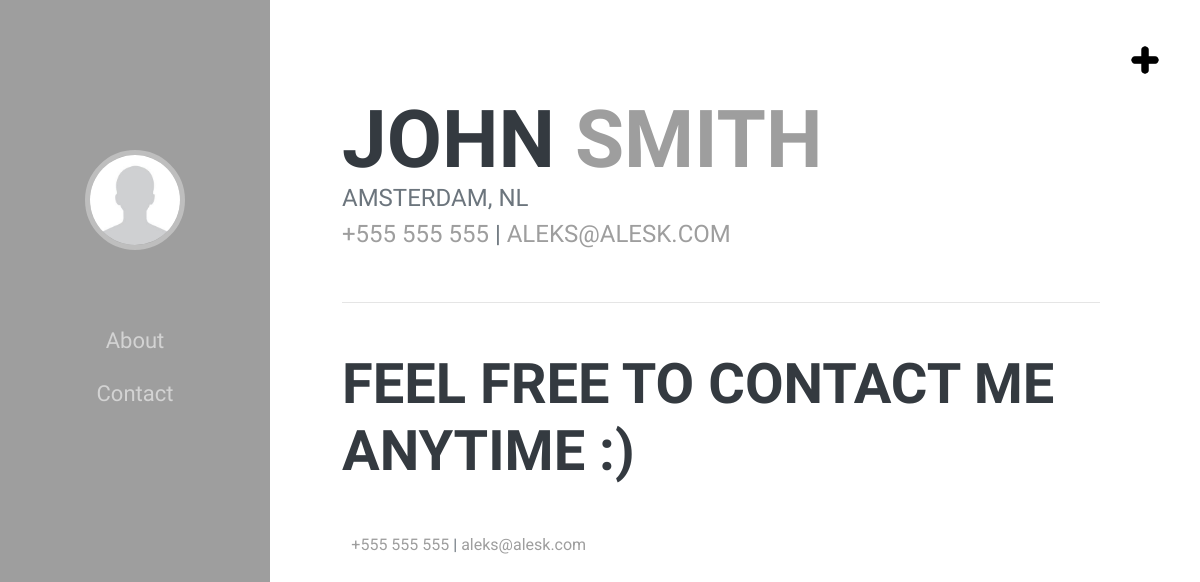
Page /cv/admin on the earlier database version.
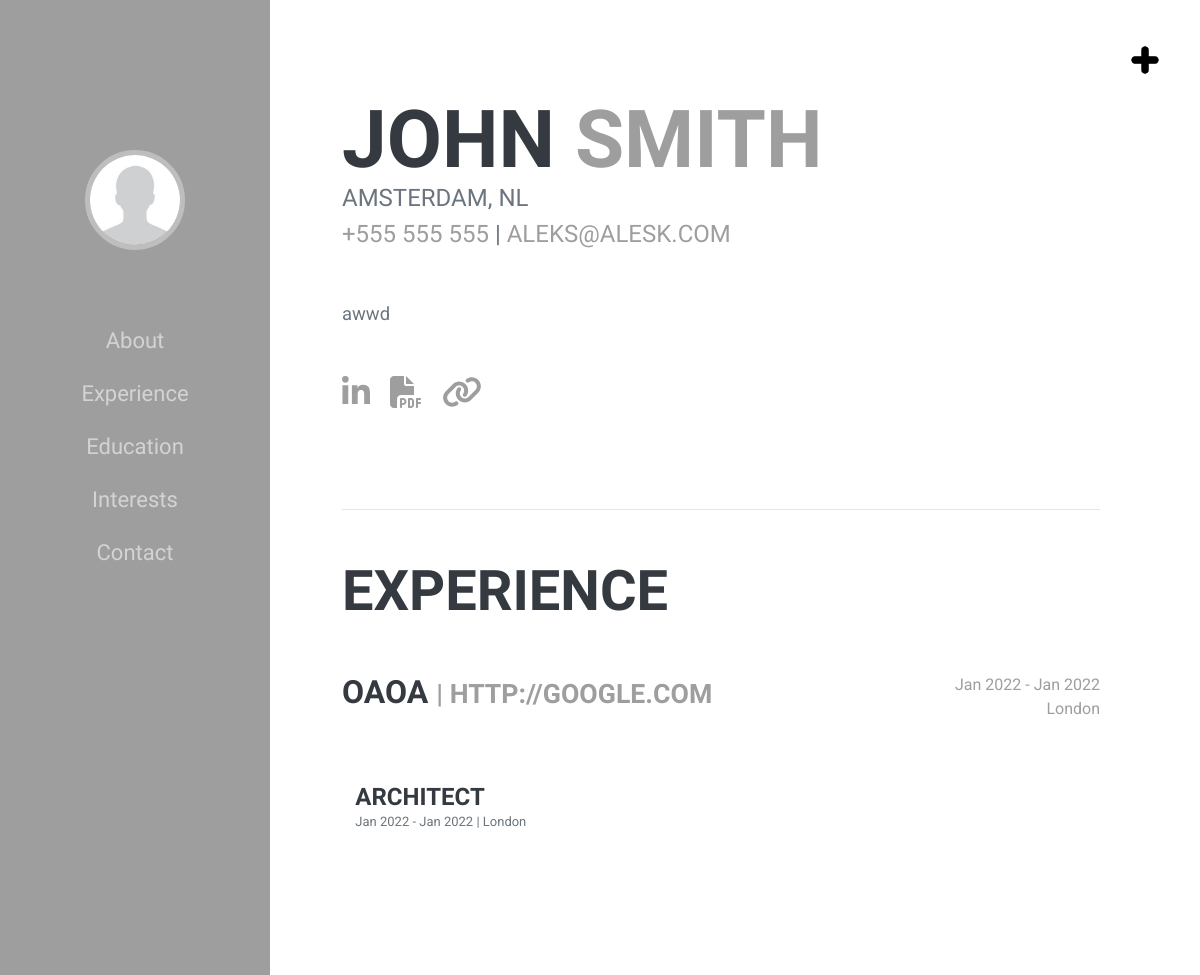
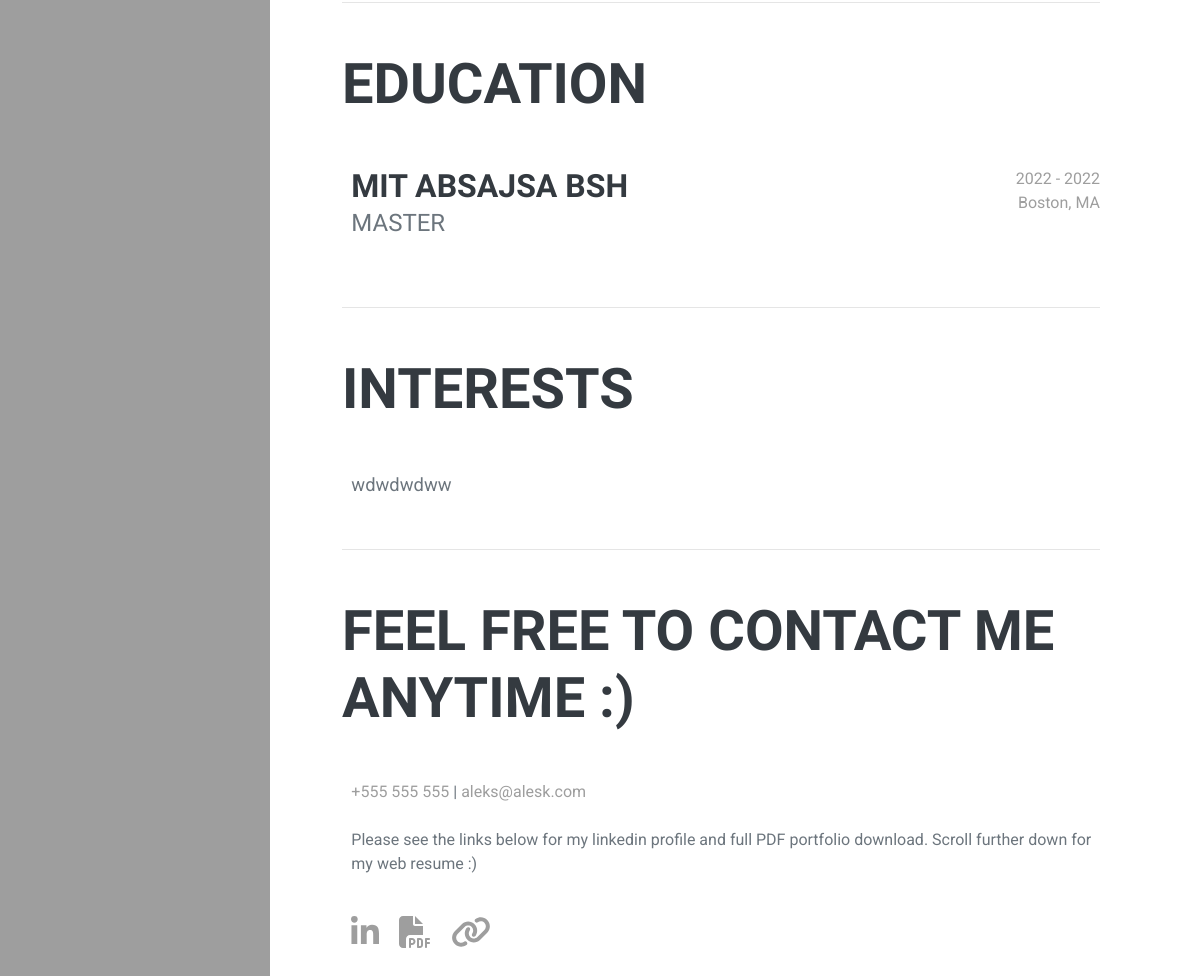
Same page on the later database version (2 pictures, top to bottom).
### app/models.py (models this page shows, shortened)
class Bio(models.Model):
    cv = models.OneToOneField(CV,on_delete=models.CASCADE,related_name='BIO_cv')
    name = models.CharField(null=False, blank=False,max_length=50)
    surname = models.CharField(null=False, blank=False,max_length=50)
    email = models.CharField(null=False, blank=False,max_length=100)
    phone = models.CharField(null=True, blank=True,max_length=100)
    location = models.CharField(null=False, blank=False,max_length=200)

class Intro(models.Model):
    cv = models.OneToOneField(CV,on_delete=models.CASCADE,related_name='INTRO_cv')
    intro_text = models.CharField(null=False, blank=False,max_length=1500)
    outro_text = models.CharField(null=True, blank=True,max_length=1500)

class Job(models.Model):
    cv = models.ForeignKey(CV,on_delete=models.CASCADE,related_name='JOB_cv')
    job_o = models.CharField(max_length=50,null=False, blank=False)
    job_ws = models.CharField(max_length=200,null=True, blank=True)
    job_l = models.CharField(max_length=50,null=False, blank=False)
    job_sdm = models.CharField(max_length=9,choices=ch_m(),null=False, blank=False, default= 'Jan')
    job_sdy = models.CharField(max_length=9,choices=current_y(),null=False, blank=False, default=str(date.today().year))
    job_edm = models.CharField(max_length=9,choices=ch_m(),null=False, blank=False, default= 'Jan')
    job_edy = models.CharField(max_length=9,choices=current_y(),null=False, blank=False, default=str(date.today().year))

class J_Role(models.Model):
    user = models.ForeignKey(User,on_delete=models.CASCADE,related_name='ROLE_user')
    job = models.ForeignKey(Job,on_delete=models.CASCADE,related_name='ROLE_job')
    role_r = models.CharField(max_length=50,null=False, blank=False)
    role_l = models.CharField(max_length=50,null=True, blank=True)
    role_d = models.CharField(max_length=1024,null=True, blank=True)
    role_sdm = models.CharField(max_length=9,choices=ch_m(),null=True, blank=True,default='Jan')
    role_sdy = models.CharField(max_length=9,choices=current_y(),null=True, blank=True,default=str(date.today().year))
    role_edm = models.CharField(max_length=9,choices=ch_m(),null=True, blank=True, default='Jan')
    role_edy = models.CharField(max_length=9,choices=current_y(),null=True, blank=True,default=str(date.today().year))

class Edu(models.Model):
    cv = models.ForeignKey(CV,on_delete=models.CASCADE,related_name='EDU_cv')
    edu_s = models.CharField(max_length=100,null=False, blank=False)
    edu_d = models.CharField(max_length=100,null=False, blank=False)
    edu_l = models.CharField(max_length=100,null=True, blank=True)
    edu_sdy = models.CharField(max_length=9,choices=current_y(),null=False, blank=False, default=str(date.today().year))
    edu_edy = models.CharField(max_length=9,choices=current_y(),null=False, blank=False, default=str(date.today().year))

### app/views.py (the view)
# urls.py: path('cv/<str:pk>', cv_show ,name='cv_show'),
def cv_show(request, pk):
    context={}
    context["show"] = 1
    context["cv_"] = 0
    context["img_p"] = 0
    if request.user.is_authenticated:
        img_p = model_check(request,PImg)
        cv = model_check(request,CV)
        context["cv_"] = cv
        context["img_p"] = img_p
    user = User.objects.get(username = pk)
    user_req = request.user
    try:
        CV.objects.get(user = user)
        cv = get_object_or_404(CV, user = user)
        bio = get_object_or_404(Bio, cv = cv)
        try:
           pic = PImg.objects.get(user = user)
           context["pic"] = pic.image.url
           context["pic_id"] = pic.id
        except:
            pass
        try:
            lang = Lang.objects.get(cv = cv)
            context["lang"] = lang
        except:
            pass
        try:
           web = Web.objects.get(cv = cv)
           context["web"] = web
        except:
            pass
        try:
           skill1 = Skill1.objects.get(cv = cv)
           context["skill1"] = skill1
        except:
            pass
        try:
           skill2 = Skill2.objects.get(cv = cv)
           context["skill2"] = skill2
        except:
            pass
        try:
           intro = Intro.objects.get(cv = cv)
           context["intro"] = intro
        except:
            pass
        try:
            jobs = Job.objects.filter(cv = cv)
            roles = J_Role.objects.filter(user = user)
            edus = Edu.objects.filter(cv = cv)
            roles = []
            cats = []
            for job in jobs:
                role = J_Role.objects.filter(user = user,job = job)
                cats_=[]
                roles.append(role)
                for r in role:
                    c = J_Role_Cat.objects.filter(user = user,job = job, role = r)
                    cats_.append(c)
                cats.append(cats_)
            zipp=[]
            for i in range(len(jobs)):
                job = jobs[i]
                r=[]
                c=[]
                for j in range(len(roles[i])):
                    role = roles[i][j]
                    c_=[]
                    for k in range(len(cats[i][j])):
                        cat = cats[i][j][k]
                        c_.append(cat)
                    c.append(c_)
                    r.append([role,c_])
                zipp.append([job,r])
        except:
            raise Http404
        if cv.color == None:
            cv.color = '#9e9e9e'
        context["color"] = cv.color
        context["cv"] = cv
        context["bio"] = bio
        context["jobs"] = jobs
        context["edus"] = edus
        context["jobs_num"] = len(jobs)
        context["edus_num"] = len(edus)
        context["zipp"] = zipp
    except:
            return redirect(reverse('error_deleted'))
    context["user_cv"] = user
    return render(request, 'cv/cv_show.html', context)

### app/templates/cv/cv_show.html (shortened to what this page needs)
{% extends 'base.html' %}
{% load static %}
{% block content %}
<div class="container-fluid p-0" style="flex-wrap: nowrap;">
    <section class="resume-section" id="about" >
        <div class="resume-section-content">
       <h1 class="mb-0"> {{bio.name}}  <span class="text-primary"> {{bio.surname}} </span> </h1>
   <div class="subheading mb-5"> {{bio.location}}  <br/>
          <a href="tel:{{bio.phone}} ">{{bio.phone}}  </a> |
          <a href="mailto:  {{bio.email}}">  {{bio.email}} </a>
                    </div>
            {%if intro.intro_text%}
            <p class="lead mb-5">{{intro.intro_text}}</p>
            {%endif%}
            {%if web%}
                    <div class="social-icons">
                        {%if web.wl1%}
                        <a class="social-icon" href="{{ web.wl1}}" target="_blank">
                            <i class="fab fa-linkedin-in fa-2x" ></i>
                        </a>&nbsp;&nbsp;&nbsp;
                        {%endif%}
                        {%if web.wl2%}
                        <a class="social-icon" href="{{ web.wl2}}" target="_blank">
                            <i class="fas fa-file-pdf fa-2x" ></i>
                        </a>&nbsp;&nbsp;&nbsp;
                        {%endif%}
                        {%if web.wl3%}
                        <a class="social-icon" href="{{ web.wl3}}" target="_blank">
                            <i class="fas fa-link fa-2x"></i>
                        </a>&nbsp;&nbsp;&nbsp;
                        {%endif%}
                    </div>
                    <br/><br/>
            {% endif %}
         </div>
    </section>
{%if zipp%}
<hr class="m-0" /><br/><br/>
<section class="resume-section" id="experience">
<div class="resume-section-content">
<h2 class="mb-5">Experience</h2>
{% for z in zipp%}
    <div class="d-flex flex-column flex-md-row justify-content-between mb-5" >
        <div class="flex-grow-1" >
            <h3 class="mb-0">{{z.0.job_o | title}}
            {% if z.0.job_ws %}
            <a href="{{job.job_ws}}" style="font-size: smaller" target="_blank">| {{z.0.job_ws}} </a>
            {%endif%}
            </h3><br/><br/>
            {% if z.1 %}
            {% for role in z.1%}
            <ul class="fa-ul mb-0"style="margin-left:10pt"><br/>
                <h4 class="mb-0">  {{ role.0.role_r | title}} </h4>
                <div  style="font-size: small; ">
                                {%if role.0.role_sdm and role.0.role_sdy and role.0.role_edm and role.0.role_edy%}
                                    {% if role.0.role_sdm != 'Present' and role.0.role_sdy != 'Present'%}
                                    {{role.0.role_sdm}} {{role.0.role_sdy}}
                                    {% else %}
                                    Present
                                    {% endif %}
                                    {% if role.0.role_edm != 'Present' and role.0.role_edy != 'Present'%}
                                    - {{role.0.role_edm}} {{role.0.role_edy}}
                                    {% else %}
                                    - Present
                                    {% endif %}
                                {% endif %}
                                {%if role.0.role_l%}
                                    | {{role.0.role_l | title}}
                                {%endif%}
                </div><br/>
            </ul>
            {%endfor%}
            {%endif%}
        </div>
        <div class="flex-shrink-0" style ="text-align: right;">
            <span class="text-primary">
                {% if z.0.job_sdm != 'Present' and z.0.job_sdy != 'Present'%}
                    {{z.0.job_sdm}} {{z.0.job_sdy}}
                    {% else %}
                    Present
                    {% endif %}
                    {% if z.0.job_edm != 'Present' and z.0.job_edy != 'Present'%}
                    - {{z.0.job_edm}} {{z.0.job_edy}}
                    {% else %}
                     - Present
                {% endif %}
                <br/>
                {% if z.0.job_l %}
                    {{z.0.job_l | title}}
                    {% endif %}
                <br/>
            </span>
        </div>
    </div><br>
    {% endfor %}
    </div>
</section>
{%endif%}
                </div>
{% if edus %}
<hr class="m-0" /><br/><br/>
            <section class="resume-section" id="education">
                <div class="resume-section-content">
                    <h2 class="mb-5">Education</h2>
                    <ul class="fa-ul mb-0" style="margin-left:7pt">
                        {% for edu in edus %}
                        <div class="d-flex flex-column flex-md-row justify-content-between mb-5">
                                <div class="flex-grow-1">
                                    <h3 class="mb-0">{{edu.edu_s}}</h3>
                                    <div class="subheading mb-3">{{edu.edu_d}}</div>
                                </div>
                                    <div class="flex-shrink-0" style ="text-align: right;">
                                        <span class="text-primary">{{edu.edu_sdy}} - {{edu.edu_edy}} <br/>
                                        {{edu.edu_l}}
                                        </span>
                                    </div>
                        </div>
                        {% endfor %}
                    </ul>
                </div>
            </section>
    {% endif %}
{% if intro.outro_text %}
 <hr class="m-0" /><br/><br/>
            <section class="resume-section" id="interests">
                <div class="resume-section-content">
                    <h2 class="mb-5">Interests</h2>
                    <ul class="fa-ul mb-0" style="margin-left:7pt">
                        <p class="lead mb-5">
                        {{intro.outro_text}}
                        </p>
                   </ul>
                </div>
            </section>
{% endif %}
    <hr class="m-0" /><br/><br/>
    <section class="resume-section" id="contact">
        <div class="resume-section-content" >
            <h2 class="mb-5">FEEL FREE TO CONTACT ME ANYTIME :)</h2>
            <ul class="fa-ul mb-0" style="margin-left:7pt">
                    <a href="tel:{{bio.phone}}" >{{bio.phone}}</a>
                     |
                    <a href="mailto: {{bio.email}}" > {{bio.email}}</a>
                    <br/><br/>
 {%if web%}
                    <p>Please see the links below for my linkedin profile and full PDF portfolio download. Scroll further down for my web resume :)</p><br/>
                    <div class="social-icons">
                        {%if web.wl1%}
                        <a class="social-icon" href="{{ web.wl1}}" target="_blank">
                            <i class="fab fa-linkedin-in fa-2x" ></i>
                        </a>&nbsp;&nbsp;&nbsp;
                        {%endif%}
                        {%if web.wl2%}
                        <a class="social-icon" href="{{ web.wl2}}" target="_blank">
                            <i class="fas fa-file-pdf fa-2x" ></i>
                        </a>&nbsp;&nbsp;&nbsp;
                        {%endif%}
                        {%if web.wl3%}
                        <a class="social-icon" href="{{ web.wl3}}" target="_blank">
                            <i class="fas fa-link fa-2x"></i>
                        </a>&nbsp;&nbsp;&nbsp;
                        {%endif%}
                    </div>
            {%endif%}
            </ul>
        </div>
    </section>
</div>
{% endblock %}

Differences in the rows shown:
added Intro: intro_text "awwd", outro_text "wdwdwdww"
added Job: job_o "OAOA", job_ws "HTTP://GOOGLE.COM", job_sdm "Jan", job_sdy "2022", job_edm "Jan", job_edy "2022", job_l "London"
added J_Role: role_r "ARCHITECT", role_sdm "Jan", role_sdy "2022", role_edm "Jan", role_edy "2022", role_l "London"
added Edu: edu_s "MIT ABSAJSA BSH", edu_d "MASTER", edu_sdy "2022", edu_edy "2022", edu_l "Boston, MA"
Other differences:
text now shown: "Experience Education Interests EXPERIENCE EDUCATION INTERESTS Please see the links below for my linkedin profile and full PDF portfolio download. Scroll further down for my web resume :)"
